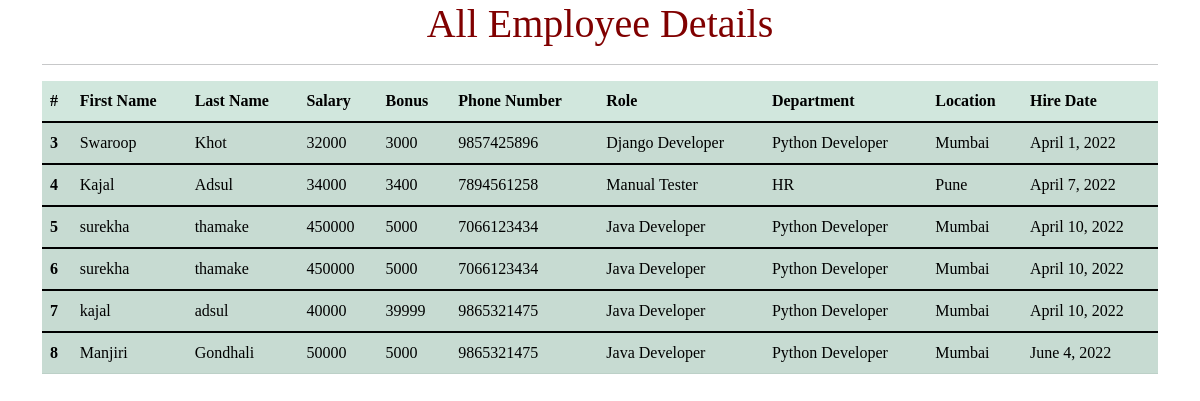
The app's page /all_emp with its own data.
### emp_app/models.py (models this page shows, shortened)
class Employee(models.Model):
    first_name = models.CharField(max_length=100, null=False)
    last_name = models.CharField(max_length=50)
    dept = models.ForeignKey(Department, on_delete=models.CASCADE)
    salary = models.IntegerField(default=0)
    bonus = models.IntegerField(default=0)
    role = models.ForeignKey(Role, on_delete=models.CASCADE)
    phone = models.IntegerField(default=0)
    hire_date = models.DateField()
    def __str__(self):
        return "%s %s %s" %(self.first_name, self.last_name, self.phone)

class Role(models.Model):
    name = models.CharField(max_length=100,null=False)

class Department(models.Model):
    name = models.CharField(max_length=100,null=False)
    location = models.CharField(max_length=100)

### emp_app/views.py (the view)
# urls.py: path('all_emp', views.all_emp, name='all_emp'),
def all_emp(request):
    emps = Employee.objects.all()
    context = {
        'emps' : emps
    }
    print(context)
    return render(request, 'all_emp.html', context)

### emp_app/templates/all_emp.html (shortened to what this page needs)
<!DOCTYPE html>
<html lang="en">
<head>
     <link href="https://cdn.jsdelivr.net/npm/bootstrap@5.1.3/dist/css/bootstrap.min.css" rel="stylesheet">
</head>
<body style="font-family:cursive;">
    <div class="container">
        <center>
        <h1 style="color:maroon">All Employee Details</h1>
            </center>
        <hr>
        <table class="table table-success table-striped">
            <thead>
            <tr>
                <th scope="col">#</th>
                <th scope="col">First Name</th>
                <th scope="col">Last Name</th>
                <th scope="col">Salary</th>
                <th scope="col">Bonus</th>
                <th scope="col">Phone Number</th>
                <th scope="col">Role</th>
                <th scope="col">Department</th>
                <th scope="col">Location</th>
                <th scope="col">Hire Date</th>
            </tr>
            </thead>
                {% for emp in emps %}
            <tbody>
                <tr>
                    <th scope="row">{{emp.id}}</th>
                    <td>{{emp.first_name}}</td>
                    <td>{{emp.last_name}}</td>
                    <td>{{emp.salary}}</td>
                    <td>{{emp.bonus}}</td>
                    <td>{{emp.phone}}</td>
                    <td>{{emp.role.name}}</td>
                    <td>{{emp.dept.name}}</td>
                    <td>{{emp.dept.location}}</td>
                    <td>{{emp.hire_date}}</td>
                </tr>
            </tbody>
                {% endfor %}
        </table>
    </div>
</body>
</html>

### records on screen
Employee: id "3", first_name "Swaroop", last_name "Khot", salary "32000", bonus "3000", phone "9857425896", role.name "Django Developer", dept.name "Python Developer", dept.location "Mumbai", hire_date "April 1, 2022"
Employee: id "4", first_name "Kajal", last_name "Adsul", salary "34000", bonus "3400", phone "7894561258", role.name "Manual Tester", dept.name "HR", dept.location "Pune", hire_date "April 7, 2022"
Employee: id "5", first_name "surekha", last_name "thamake", salary "450000", bonus "5000", phone "7066123434", role.name "Java Developer", dept.name "Python Developer", dept.location "Mumbai", hire_date "April 10, 2022"
Employee: id "6", first_name "surekha", last_name "thamake", salary "450000", bonus "5000", phone "7066123434", role.name "Java Developer", dept.name "Python Developer", dept.location "Mumbai", hire_date "April 10, 2022"
Employee: id "7", first_name "kajal", last_name "adsul", salary "40000", bonus "39999", phone "9865321475", role.name "Java Developer", dept.name "Python Developer", dept.location "Mumbai", hire_date "April 10, 2022"
Employee: id "8", first_name "Manjiri", last_name "Gondhali", salary "50000", bonus "5000", phone "9865321475", role.name "Java Developer", dept.name "Python Developer", dept.location "Mumbai", hire_date "June 4, 2022"
